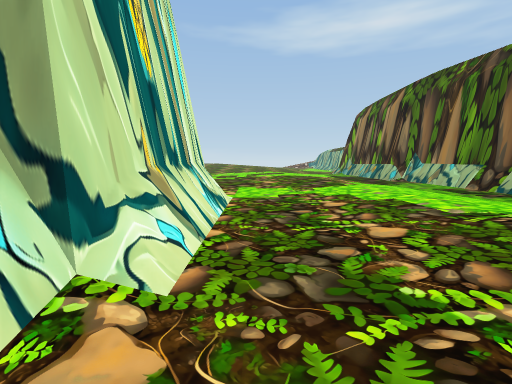
[1] (above)

17 first-person views from a walk through a 3-D level made in the Unity game engine. The camera is 1.5 m above the floor, tilts 6° down and sees 85° across. The floor is counted in squares, 2 m on a side. Each view is taken from the middle of a square. On the plan, view 1 faces up. The plan holds only what a view shows up to about 10 squares ahead; the rest is blank. The place goes on beyond the plan. Some trees and plants on the terrain are drawn as simple stand-ins. Some surface patterns are stand-ins.

[2]
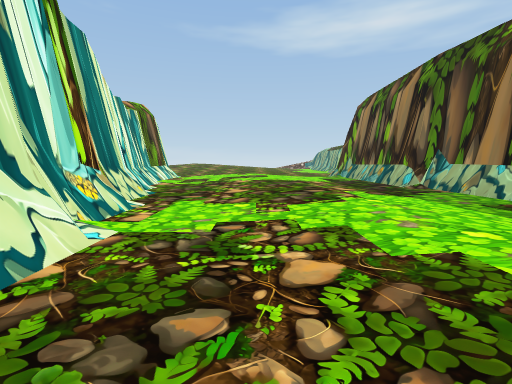

[3]
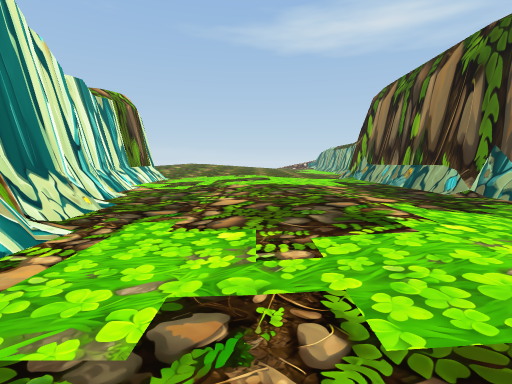

[4]
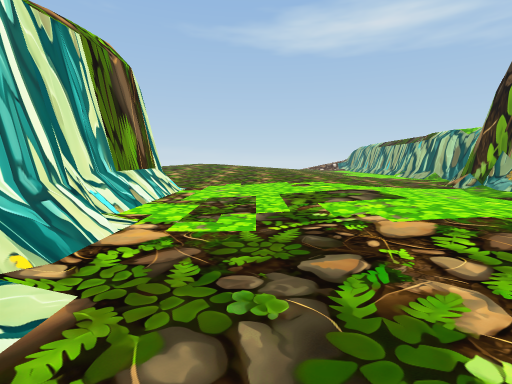

[5]
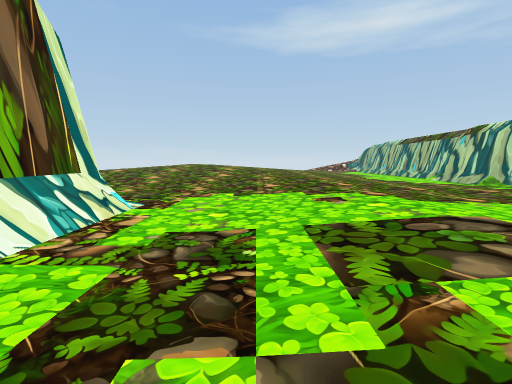

[6]
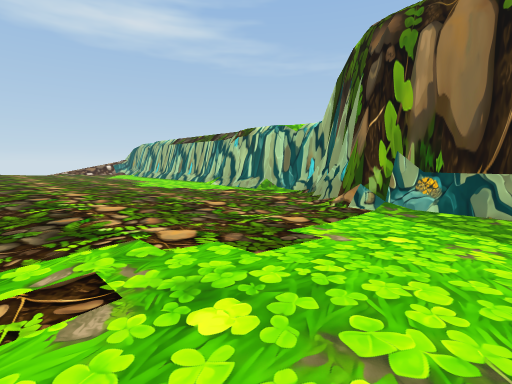

[7]
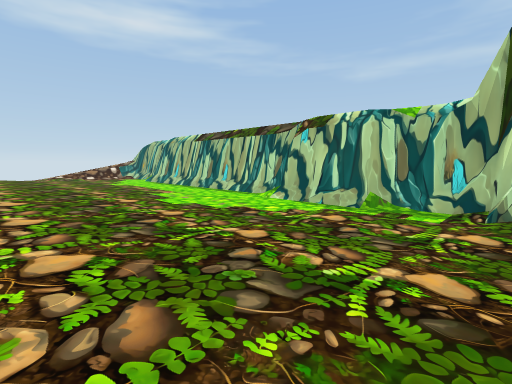

[8]
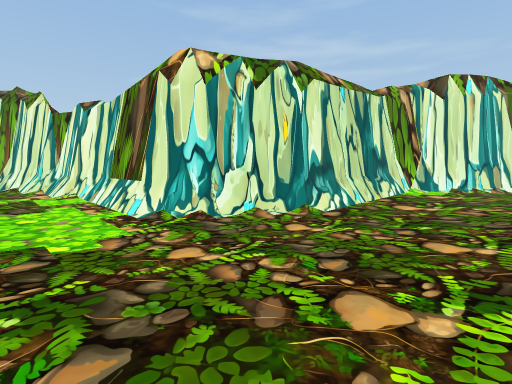

[9]
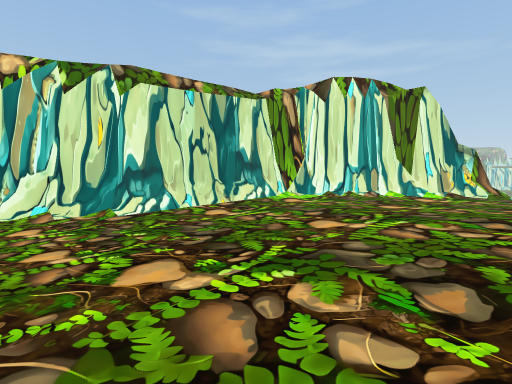

[10]
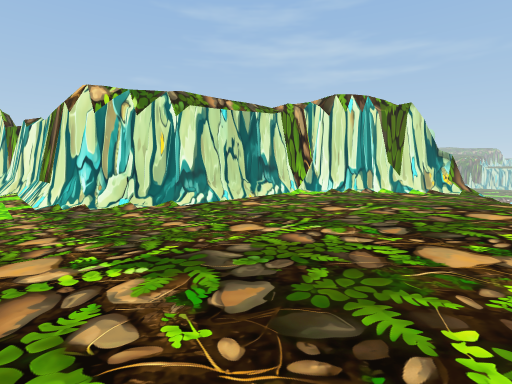

[11]
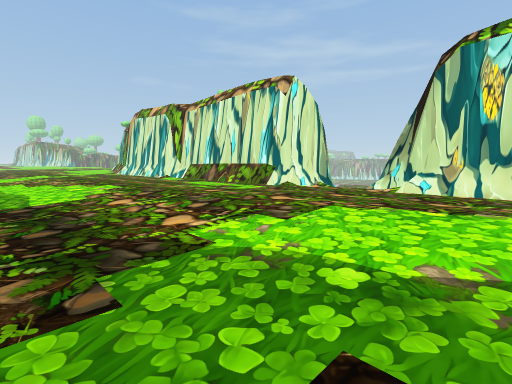

[12]
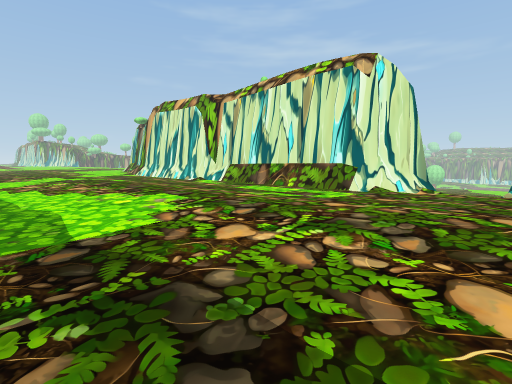

[13]
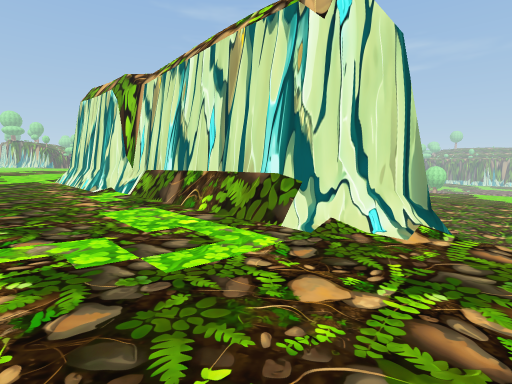

[14]
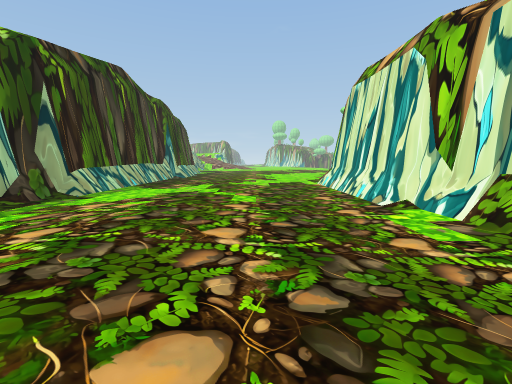

[15]
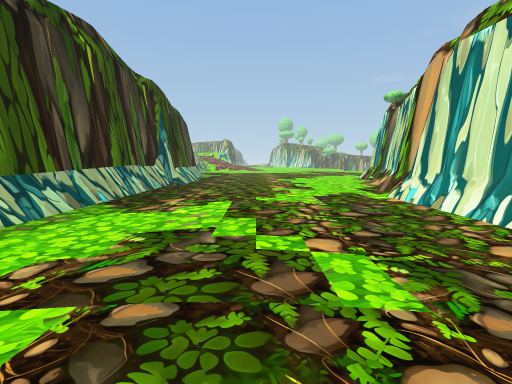

[16]
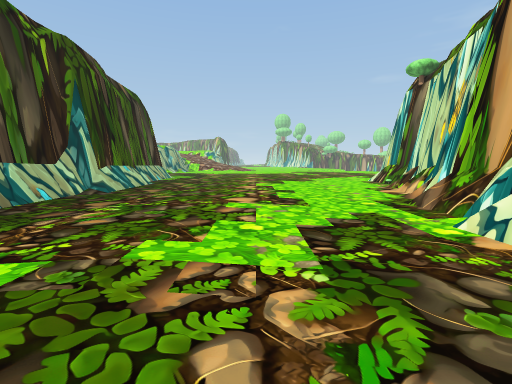

[17]
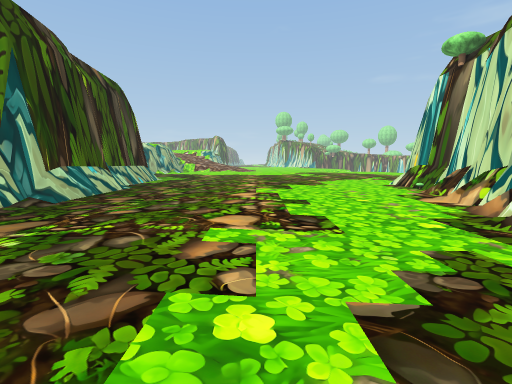

### Floor plan
Key: @ floor where view 1 was taken; # wall or solid block; . main floor; : floor 0.25 m higher than the main floor; + floor 0.5 m higher than the main floor; * floor 0.75 m higher than the main floor; % floor 1 m higher than the main floor; / step, stairs or slope; = window, fence, low wall or low ledge; O other object.
Columns run from 16 left of view 1 to 8 right of it. Each row starts with its distance up from view 1.
 27      ///*****%%  ////...#
 26   ////++//////*  ///...##
 25 #...::++/////// *///...#
 24 ##...:://////// *///...#
 23  #....:////////+++//...##
 22  ##.........//:+++//.../#
 21   ##..........::++::...##
 20    #######.....:::/...##
 19         ####....::/...#
 18            ##...:::...#
 17             #.../::...#
 16             #.../::/..#
 15             #.../::/..#
 14             #.../::/..#
 13             ##../::/..#
 12              #...::/..#
 11              #...:::..##
 10              ##../::..##
  9               #...::..##
  8               #...::..##
  7               #...::..##
  6               ##..::...
  5                #..::..
  4                #../::...
  3                #../::...
  2               ##../::/..
  1               #.../::/..
  0               #.@./::/..
 -1               ##...::/..
 -2                #/..:::..
 -3                #/../::/.
 -4                #/../::/.
 -5                #/../::/.
 -6                #/../::/.
 -7                #/../::/.
 -8                #/../::/.
 -9                #/../::...
-10                ##../::..=
-11                 #..:::..#
-12                 #..:::..#
-13                 #..:::..#
-14                 #...::..#
-15                 #...:...#
-16                ##..::...#
-17                #...::...#
-18                #...::...#
-19               ##...::...#
-20               #...:::..##
-21               #...:::..##
-22              ##...:::..##
-23              #O..::::...#
-24              #...::::...#

Positions as (right, up) in squares from view 1, and headings:
1: (0, 0), facing up
2: (1, 3), facing up
3: (1, 5), facing up
4: (-1, 10), facing up
5: (-1, 13), facing up
6: (0, 16), facing up-right
7: (1, 20), facing up-right
8: (-1, 23), facing down-left
9: (-4, 26), facing down-left
10: (-2, 27), facing down-left
11: (7, 4), facing down-left
12: (7, 1), facing down-left
13: (3, 0), facing down-left
14: (3, -4), facing down
15: (4, -8), facing down
16: (3, -12), facing down
17: (3, -14), facing down
